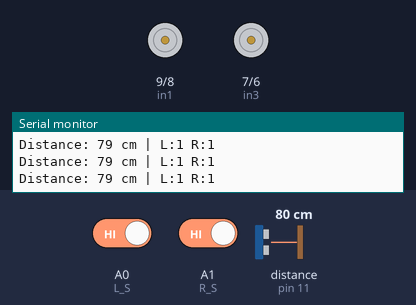
Recording of a sketch running on a simulated Arduino Uno, built with avr-gcc and run on an emulated ATmega328P. Parts: motor-driver pin pairs drawn as motors (green arrow = first pin HIGH = forward, orange = second pin HIGH = backward, longer = more drive, scaled by the enable pin), the last lines printed to the serial monitor. Wiring (inferred from the names in the program): ultrasonic range finder: trigger pin 12; echo pin 11. The inputs (shaded band) are chosen by the test bench; at power-on: distance to the obstacle (sensor on pin 11) 80 cm, A1 (R_S) HIGH, A0 (L_S) HIGH. The echo pulse lasts 58.3 µs per cm.

Above: at 1.2 s.
1.3 s: distance to the obstacle (sensor on pin 11) set to 17 cm
2.8 s: distance to the obstacle (sensor on pin 11) set to 13 cm
At 3.9 s:
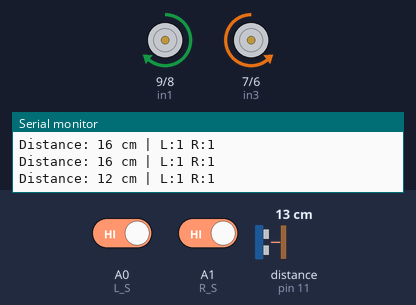
5.8 s: distance to the obstacle (sensor on pin 11) set to 120 cm
At 6.2 s:
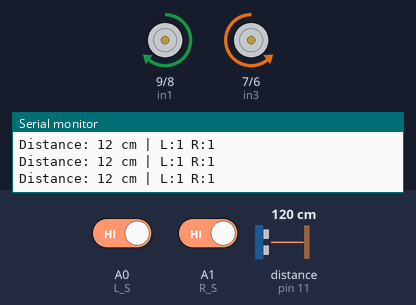
7.4 s: A1 (R_S) driven LOW
At 8.6 s:
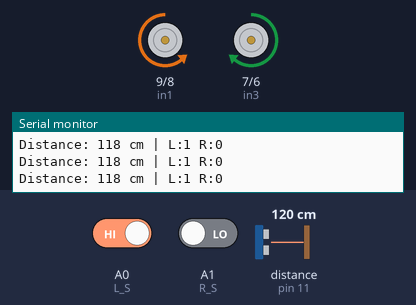
8.9 s: A0 (L_S) driven LOW
At 10.1 s:
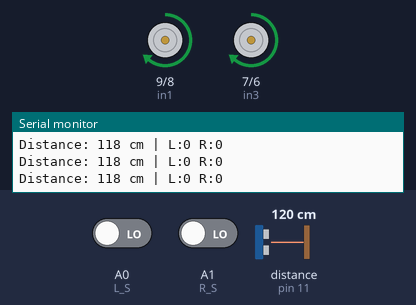
10.4 s: A0 (L_S) driven HIGH
At 10.9 s:
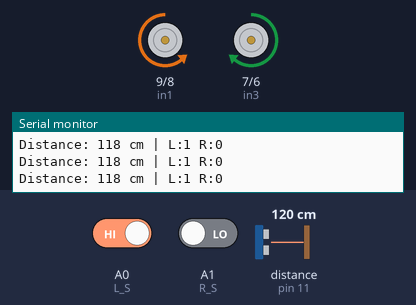
Timing chart, 0 to 12.9 s (numbered marks = the images above; inputs shaded):
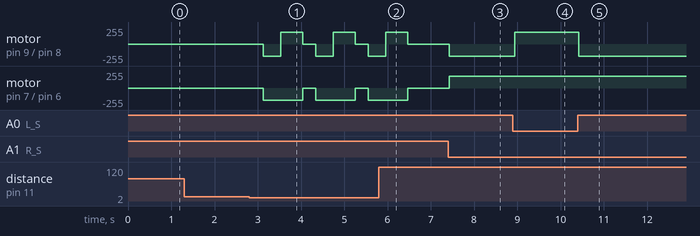

The sketch:

Line_Follower_Robot_with_obstacles.ino
```cpp
// Motor driver pins
#define enA 10
#define in1 9
#define in2 8
#define in3 7
#define in4 6
#define enB 5

// IR Sensors
#define L_S A0      // Left IR sensor
#define R_S A1      // Right IR sensor

// Ultrasonic Sensor
#define trig 12
#define echo 11

long duration;
int distance;

void setup() {
  Serial.begin(9600);

  pinMode(L_S, INPUT);
  pinMode(R_S, INPUT);

  pinMode(enA, OUTPUT);
  pinMode(in1, OUTPUT);
  pinMode(in2, OUTPUT);
  pinMode(in3, OUTPUT);
  pinMode(in4, OUTPUT);
  pinMode(enB, OUTPUT);

  pinMode(trig, OUTPUT);
  pinMode(echo, INPUT);

  // Motor speed
  analogWrite(enA, 180);
  analogWrite(enB, 180);
}

void loop() {

  int leftSensor  = digitalRead(L_S);
  int rightSensor = digitalRead(R_S);

  distance = getDistance();

  Serial.print("Distance: ");
  Serial.print(distance);
  Serial.print(" cm | L:");
  Serial.print(leftSensor);
  Serial.print(" R:");
  Serial.println(rightSensor);

  // 🚧 Obstacle avoidance using ultrasonic sensor
  if (distance > 0 && distance < 15) {
    stopMotors();
    delay(300);

    moveBackward();
    delay(400);

    turnRight();
    delay(500);
  }

  // ➖ Line following logic
  else if (leftSensor == LOW && rightSensor == LOW) {
    moveForward();
  }
  else if (leftSensor == HIGH && rightSensor == LOW) {
    turnLeft();
  }
  else if (leftSensor == LOW && rightSensor == HIGH) {
    turnRight();
  }
  else {
    stopMotors();
  }

  delay(10);
}

// 📏 Ultrasonic distance function
int getDistance() {
  digitalWrite(trig, LOW);
  delayMicroseconds(2);

  digitalWrite(trig, HIGH);
  delayMicroseconds(10);
  digitalWrite(trig, LOW);

  duration = pulseIn(echo, HIGH, 25000); // timeout 25ms

  if (duration == 0) return -1; // no object detected

  return duration * 0.034 / 2;
}

// 🚗 Motor control functions
void moveForward() {
  digitalWrite(in1, HIGH);
  digitalWrite(in2, LOW);
  digitalWrite(in3, HIGH);
  digitalWrite(in4, LOW);
}

void moveBackward() {
  digitalWrite(in1, LOW);
  digitalWrite(in2, HIGH);
  digitalWrite(in3, LOW);
  digitalWrite(in4, HIGH);
}

void turnLeft() {
  digitalWrite(in1, LOW);
  digitalWrite(in2, HIGH);
  digitalWrite(in3, HIGH);
  digitalWrite(in4, LOW);
}

void turnRight() {
  digitalWrite(in1, HIGH);
  digitalWrite(in2, LOW);
  digitalWrite(in3, LOW);
  digitalWrite(in4, HIGH);
}

void stopMotors() {
  digitalWrite(in1, LOW);
  digitalWrite(in2, LOW);
  digitalWrite(in3, LOW);
  digitalWrite(in4, LOW);
}
```

Measured:
- the behaviour switches between 16 and 15 cm on distance to the obstacle (sensor on pin 11) (found by bisection; images 0 and 1)
- after the input at 2.8 s, motor on pin 9 (in1) / pin 8 (in2): stopped → backward 180/255 after 0.33 s, → forward 180/255 0.40 s later, → stopped 0.51 s later, → backward 180/255 0.30 s later, … (7 changes in this stretch); motor on pin 7 (in3) / pin 6 (in4): alternates backward 180/255 for 0.91 s and stopped for 0.30 s, starting after 0.33 s
- after the input at 5.8 s, motor on pin 9 (in1) / pin 8 (in2), motor on pin 7 (in3) / pin 6 (in4): goes on until 6.5 s, then stays stopped
- after the input at 7.4 s, motor on pin 9 (in1) / pin 8 (in2): stopped → backward 180/255 at once; motor on pin 7 (in3) / pin 6 (in4): stopped → forward 180/255 at once
- after the input at 8.9 s, motor on pin 9 (in1) / pin 8 (in2): backward 180/255 → forward 180/255 at once
- after the input at 10.4 s, motor on pin 9 (in1) / pin 8 (in2): forward 180/255 → backward 180/255 at once
